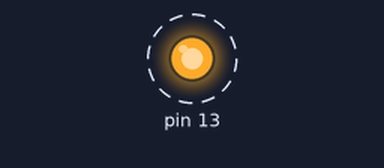
Bench run of a sketch on a simulated Arduino Uno, built for the host (arithmetic inside an expression is 32-bit, double 64-bit). On the bench: output pins drawn as LEDs (lit = HIGH). Dashed ring = blinking. What the sketch prints to the serial monitor is not drawn.

Above: at 0.3 s.
Timing chart, 0 to 3.1 s (numbered marks = the images above):
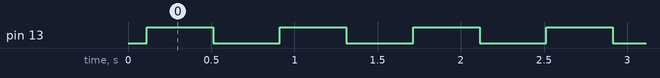

Measured:
- by itself, pin 13: alternates HIGH for 0.40 s and LOW for 0.40 s

The sketch:

sketch_asm3_recursive.ino
```cpp
#include "testasm.h"

void setup() {
  // put your setup code here, to run once
  Serial.begin(9600);
  Serial.print("FIB 0 is:");
  Serial.println(testasm(0, 0));
  Serial.print("FIB 1 is:");
  Serial.println(testasm(1, 0));
  Serial.print("FIB 2 is:");
  Serial.println(testasm(2, 0));
  Serial.print("FIB 3 is:");
  Serial.println(testasm(3, 0));
  Serial.print("FIB 4 is:");
  Serial.println(testasm(4, 0));
  Serial.print("FIB 5 is:");
  Serial.println(testasm(5, 0));
  Serial.print("FIB 6 is:");
  Serial.println(testasm(6, 0));
  Serial.print("FIB 7 is:");
  Serial.println(testasm(7, 0));
  Serial.print("FIB 8 is:");
  Serial.println(testasm(8, 0));
  Serial.print("FIB 9 is:");
  Serial.println(testasm(9, 0));
  Serial.print("FIB 10 is:");
  Serial.println(testasm(10, 0));
  Serial.print("FIB 11 is:");
  Serial.println(testasm(11, 0));
  Serial.print("FIB 12 is:");
  Serial.println(testasm(12, 0));
  Serial.print("FIB 13 is:");
  Serial.println(testasm(13, 0));


  pinMode (13, OUTPUT);
}

void loop() {
  // put your main code here, to run repeatedly:
  digitalWrite (13, HIGH);
  delay(400);
  digitalWrite (13, LOW);
  delay(400);
}
```

testasm.cpp
```cpp
#include "testasm.h"

/* the attribute "used" tells the compiler to not inline this function */
__attribute__((used))
unsigned int testasm(unsigned char a, unsigned char b) {
  unsigned int out;

  asm volatile (R"(

   rjmp start_of_assembly

   .data
   ; any data values/static storage can go here

   .text

start_of_assembly:
   ; Your assembly language program goes here
   ;
   ; For this example, your program must not modify any registers other than
   ; r24 and r25. In other words, save and restore all the registers that
   ; are modified by your code.

   ; Tell the compiler to move the arguments a, b into registers
   ; r24, r25 respectively
   ;
   mov r24,%1
   ;mov r25,%2
   ;
   ;  --- YOUR CODE GOES HERE ---
   ;       r24 = a, r25 = b
   ;


  ; input value stored in r24; output value stored in r24

  push r20
  ldi r20, 1  ; r20 holds the value 1 for the equality test later
  mov r25, r1 ; probably not needed, but makes sure r25 holds the value 0
  push r21    ; holds value from recursive call


  call fib

  pop r21    ; restore registers
  pop r20

  rjmp end_of_assembly


  ; Essentially, what is happening in this function is:
  ; Recurse to a leaf (i.e, 1 or 0)
  ; Return that value, and add it to other returned leaves, ect.


fib:
  cp r24, r1
  brne test_2 ; If n != 0, go to second test
  ret         ; Else, return with value 0 in r24

test_2:
  cp r24, r20
  brne recursion  ; If n != 1, n > 1, so need to continue recursion until we get 1 or 0
  ret             ; Else, return with value 1 in r24


recursion:

  push r24        ; Save input value on stack b/c we also use this as our return; It may get modified somewhere in the recursion
  subi r24,1      ; Use r24 as our parameter and do this: fib(n-1)

  call fib

  mov r21, r24    ; r24 constains return value, save it in r21
  pop r24         ; Restore original r24 value
  push r21        ; Save on stack b/c it may get modified somewhere in the recursion
  subi r24, 2     ; Use r24 as our parameter and do this: fib(n-2)
  call fib

  pop r21         ; Restore return from fib(n-1) and add it to fib(n-2)
  add r24, r21


  ret             ; return


   ;
   ;  --- YOUR CODE ENDS ---
   ;      The result must be in the register pair r25:r24
   ;      You can also rjmp to the label end_of_assembly if you need to.
   ;
end_of_assembly:
   ; -- move r25:r24 to the 16-bit word in variable out
   movw %0,r24

)" : "=w" (out)  /* out is %0, and a 16-bit variable that is modified
		    by the assembly language */
   : "r" (a), "r" (b)  /* a is %1, b is %2, both are register-sized
			  variables */
   : "r25", "r24");   /* r24, r25 are modified by this assembly
			 language fragment */

  return out;
}
```

testasm.h
```cpp
unsigned int testasm (unsigned char, unsigned char);
```
